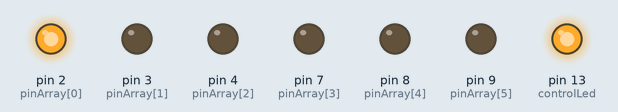
The sketch below on a simulated Arduino Uno, built with avr-gcc and run on an emulated ATmega328P. On the bench: output pins drawn as LEDs (lit = HIGH).

Above: at 0.05 s.
At 0.35 s:
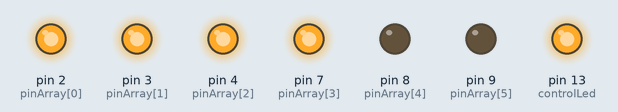
At 0.75 s:
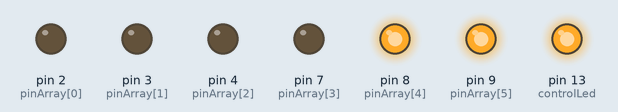
At 1.45 s:
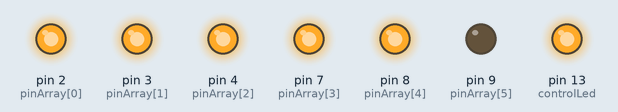
At 2.15 s:
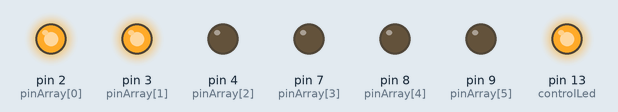
At 2.85 s:
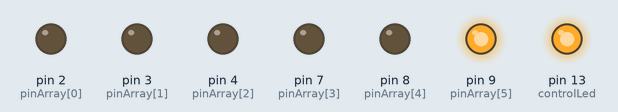
Timing chart, 0 to 3.1 s (numbered marks = the images above):
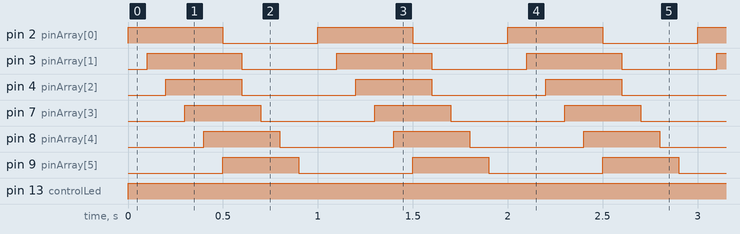

The sketch:

ejercicio6.ino
```cpp
/* Estrella fugaz
*--------------
* Este programa es una variante del ejemplo del coche fantástico. Muestra mediante
* un loop una estrella fugaz que es dibujada en una línea de LED-s
* directamente conectados a la placa. Puedes controlar la velocidad a la que
* la estrella se mueve gracias a una variable llamada "waitNextLed". También
* puedes controlar la longitud de la cola de la estrella a través de la variable "tail
* length"
*/
int pinArray [] = {2,3,4,7,8,9};
int controlLed = 13; // control
int waitNextLed = 100; // Tiempo antes de encender el siguiente LED
int tailLength = 4;// Número de LED-s que permanecen encendidos antes de empezar a apagarlos para formar la cola
int lineSize = 6; // Número de LED-s conectados

void setup(){
  pinMode (controlLed, OUTPUT);
  for (int i=0; i< lineSize; i++){
    pinMode(pinArray[i], OUTPUT);
  }
}

void loop()
{
  int tailCounter = tailLength;
  digitalWrite(controlLed, HIGH); // Se enciende el LED de control para indicar el inicio del loop
  for (int i=0; i<lineSize; i++){
    digitalWrite(pinArray[i],HIGH);
    delay(waitNextLed);
    if (tailCounter == 0){
      digitalWrite(pinArray[i-tailLength],LOW); // Se apagan los LED-s en función de la longitud de la cola.
    } else if (tailCounter > 0){tailCounter--;}
  }

  for (int i=(lineSize-tailLength); i<lineSize; i++){
    digitalWrite(pinArray[i],LOW); // Se apagan los LED
    delay(waitNextLed);
  }
}
```

Measured:
- by itself, pin 2 (pinArray[0]), pin 3 (pinArray[1]): alternates HIGH for 0.50 s and LOW for 0.50 s
- by itself, pin 4 (pinArray[2]), pin 7 (pinArray[3]), pin 8 (pinArray[4]), pin 9 (pinArray[5]): alternates HIGH for 0.40 s and LOW for 0.60 s
- by itself, pin 13 (controlLed): LOW → HIGH at 0.00 s
